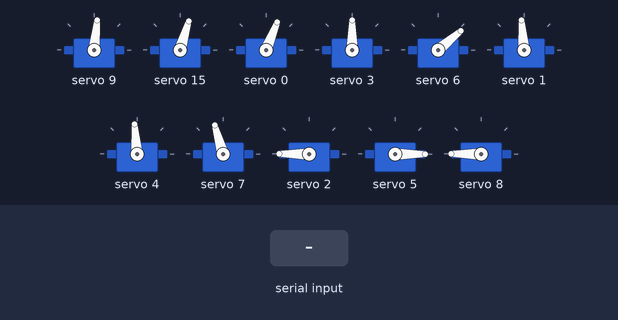
Recording of a sketch running on a simulated Arduino Uno, built with avr-gcc and run on an emulated ATmega328P. Shown: 11 × servo. The test bench sets the inputs (shaded band). What the sketch prints to the serial monitor is not drawn.

Above: at 1.9 s.
2.0 s: "0\n" received over Serial
At 2.9 s:
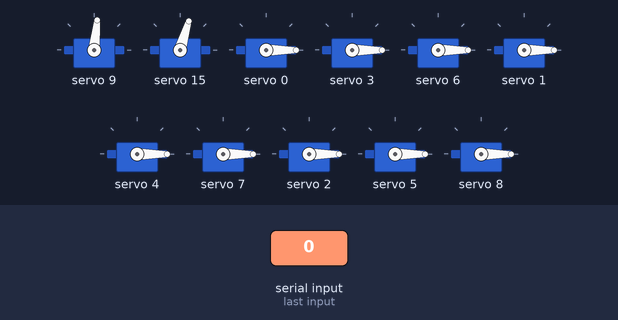
4.6 s: "2\n" received over Serial
At 6.8 s:
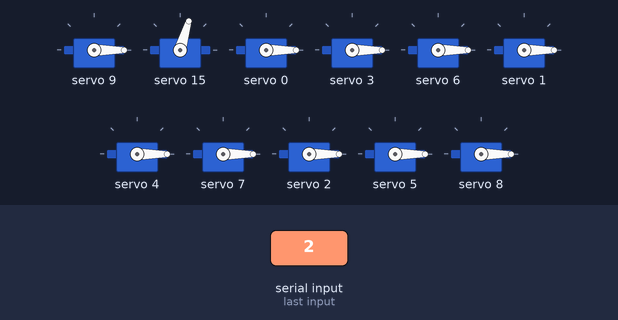
7.1 s: "4\n" received over Serial
At 8.1 s:
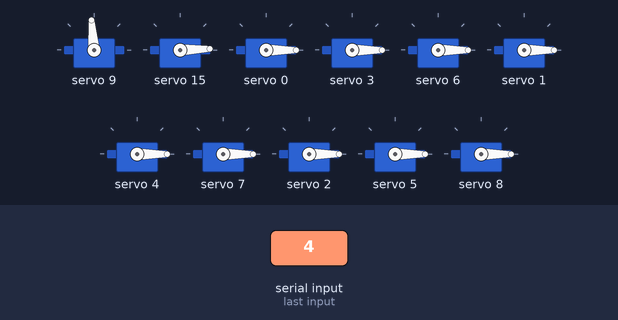
8.9 s: "1\n" received over Serial
At 9.4 s:
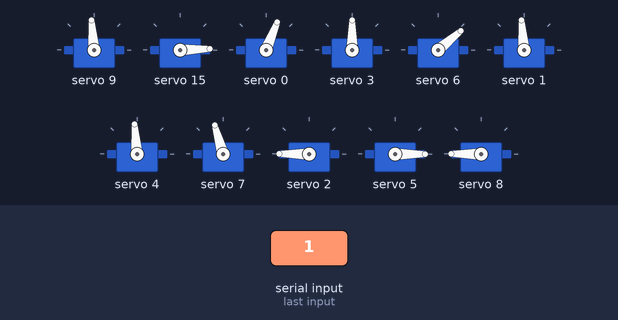
10.4 s: "3\n" received over Serial
At 12.7 s:
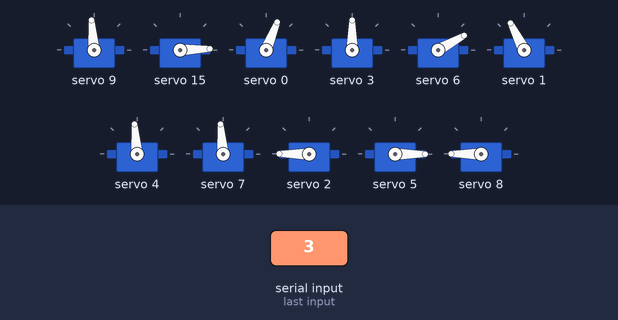
13.0 s: "5\n" received over Serial
At 16.8 s:
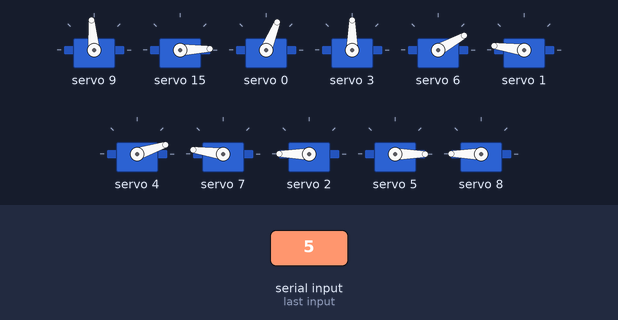
Timing chart, 0 to 18.7 s (numbered marks = the images above; inputs shaded):
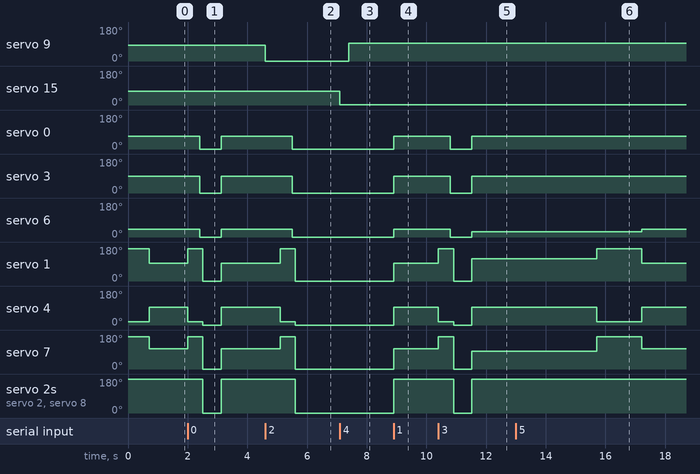

Measured:
- after the input at 2.0 s, servo 0: 68° → 0° after 0.41 s, → 68° 0.71 s later; servo 3: 90° → 0° after 0.41 s, → 90° 0.71 s later; servo 6: 40° → 0° after 0.41 s, → 40° 0.71 s later; servo 1: 95° → 172° at once, → 0° 0.51 s later, → 95° 0.61 s later; servo 4: 95° → 18° at once, → 0° 0.51 s later, → 95° 0.61 s later
- after the input at 4.6 s, servo 9: 84° → 0° at once; servo 0: 68° → 0° after 0.91 s; servo 3: 90° → 0° after 0.91 s; servo 6: 40° → 0° after 0.91 s; servo 1: 95° → 172° after 0.50 s, → 0° 0.51 s later
- after the input at 7.1 s, servo 9: 0° → 95° after 0.30 s; servo 15: 73° → 2° at once
- after the input at 8.9 s, servo 0: 0° → 68° at once; servo 3: 0° → 90° at once; servo 6: 0° → 40° at once; servo 1, servo 4: 0° → 95° at once; servo 7: 0° → 106° at once
- after the input at 10.4 s, servo 0: 68° → 0° after 0.41 s, → 68° 0.71 s later; servo 3: 90° → 0° after 0.41 s, → 90° 0.71 s later; servo 6: 40° → 0° after 0.41 s, → 29° 0.71 s later; servo 1: 95° → 172° at once, → 0° 0.51 s later, → 117° 0.61 s later; servo 4: 95° → 18° at once, → 0° 0.51 s later, → 95° 0.61 s later
- after the input at 13.0 s, servo 6: 29° → 40° after 4.2 s; servo 1: 117° → 172° after 2.7 s, → 95° 1.5 s later; servo 4: 95° → 18° after 2.7 s, → 95° 1.5 s later; servo 7: 95° → 172° after 2.7 s, → 106° 1.5 s later

The sketch:

NANO_PCA.ino
```cpp
#include <Wire.h>
#include <Adafruit_PWMServoDriver.h>
Adafruit_PWMServoDriver board1 = Adafruit_PWMServoDriver(0x40);

#define SERVOMIN 125  // this is the 'minimum' pulse length count (out of 4096)
#define SERVOMAX 625  // this is the 'maximum' pulse length count (out of 4096)

int sudut[20];
unsigned long myTime;
unsigned long currentTime;
bool flag = true;
bool check_capit = false;

void tahan_waktu(int waktu) {
  myTime = millis();
  while (flag == true) {
    currentTime = millis();
    if (currentTime - myTime < waktu) {
      flag = true;
    } else if (currentTime - myTime >= waktu) {
      flag = false;
    }
  }
  flag = true;
}

void capit() {
  if(check_capit == false){
    board1.setPWM(15, 0, angleToPulse(5));
  }else{
    board1.setPWM(9,0,angleToPulse(0));
    tahan_waktu(300);
    board1.setPWM(15, 0, angleToPulse(70));
    tahan_waktu(300);
  }
  tahan_waktu(300);
  board1.setPWM(9, 0, angleToPulse(90));
  check_capit = !check_capit;
}

void berdiri() {
  board1.setPWM(0, 0, angleToPulse(65));//110
  board1.setPWM(1, 0, angleToPulse(90));
  board1.setPWM(2, 0, angleToPulse(180));
  board1.setPWM(3, 0, angleToPulse(85));//40
  board1.setPWM(4, 0, angleToPulse(90));
  board1.setPWM(5, 0, angleToPulse(0));
  board1.setPWM(6, 0, angleToPulse(40));
  board1.setPWM(7, 0, angleToPulse(100));
  board1.setPWM(8, 0, angleToPulse(180));
}

void tangga() {
  board1.setPWM(0, 0, angleToPulse(65));
  board1.setPWM(1, 0, angleToPulse(110));
  board1.setPWM(2, 0, angleToPulse(180));
  board1.setPWM(3, 0, angleToPulse(85));
  board1.setPWM(4, 0, angleToPulse(90));
  board1.setPWM(5, 0, angleToPulse(0));
  //board1.setPWM(6, 0, angleToPulse(40));
  //board1.setPWM(7, 0, angleToPulse(100));
  board1.setPWM(6, 0, angleToPulse(30));
  board1.setPWM(7, 0, angleToPulse(90));
  board1.setPWM(8, 0, angleToPulse(180));
}

void stand_awal() {
  //lengan & capit
  board1.setPWM(9, 0, angleToPulse(80));
  board1.setPWM(15, 0, angleToPulse(70));

  //Coxa
  board1.setPWM(0, 0, angleToPulse(65));
  board1.setPWM(3, 0, angleToPulse(85));
  board1.setPWM(6, 0, angleToPulse(40));

  //femur naik dlu
  board1.setPWM(1, 0, angleToPulse(160));
  board1.setPWM(4, 0, angleToPulse(20));
  board1.setPWM(7, 0, angleToPulse(160));

  //tibia turun paling bawah
  board1.setPWM(2, 0, angleToPulse(180));
  board1.setPWM(5, 0, angleToPulse(0));
  board1.setPWM(8, 0, angleToPulse(180));

  tahan_waktu(700);
  //femur posisi berdiri
  board1.setPWM(1, 0, angleToPulse(90));
  board1.setPWM(4, 0, angleToPulse(90));
  board1.setPWM(7, 0, angleToPulse(100));
}


void setup() {
  Serial.begin(9600);
  board1.begin();
  board1.setPWMFreq(60);
  //stand_awal();
  stand_awal();
}


void loop() {
  if (Serial.available() > 0) {
    String data = Serial.readStringUntil('\n');
    Serial.println(data);
    sscanf(data.c_str(), "%d %d %d %d %d %d %d %d %d %d", &sudut[0], &sudut[1], &sudut[2], &sudut[3], &sudut[4], &sudut[5], &sudut[6], &sudut[7], &sudut[8], &sudut[9]);
    if (sudut[0] == 1) {
      berdiri();
      Serial.write(18);
    } else if (sudut[0] == 0) {
      Serial.write(18);
      board1.setPWM(1, 0, angleToPulse(160));
      board1.setPWM(4, 0, angleToPulse(20));
      board1.setPWM(7, 0, angleToPulse(160));

      tahan_waktu(400);

      board1.setPWM(0, 0, angleToPulse(sudut[1]));
      board1.setPWM(3, 0, angleToPulse(sudut[4]));
      board1.setPWM(6, 0, angleToPulse(sudut[7]));

      tahan_waktu(100);

      board1.setPWM(1, 0, angleToPulse(sudut[2]));
      board1.setPWM(4, 0, angleToPulse(sudut[5]));
      board1.setPWM(7, 0, angleToPulse(sudut[8]));

      board1.setPWM(2, 0, angleToPulse(sudut[3]));
      board1.setPWM(5, 0, angleToPulse(sudut[6]));
      board1.setPWM(8, 0, angleToPulse(sudut[9]));

      //board1.setPWM(9,0, angleToPulse(80));

      tahan_waktu(600);
      berdiri();
    }else if (sudut[0] == 2) {
      board1.setPWM(9, 0, angleToPulse(0));
      tahan_waktu(500);
      Serial.write(18);
      board1.setPWM(1, 0, angleToPulse(160));
      board1.setPWM(4, 0, angleToPulse(20));
      board1.setPWM(7, 0, angleToPulse(160));

      tahan_waktu(400);

      board1.setPWM(0, 0, angleToPulse(sudut[1]));
      board1.setPWM(3, 0, angleToPulse(sudut[4]));
      board1.setPWM(6, 0, angleToPulse(sudut[7]));

      tahan_waktu(100);

      board1.setPWM(1, 0, angleToPulse(sudut[2]));
      board1.setPWM(4, 0, angleToPulse(sudut[5]));
      board1.setPWM(7, 0, angleToPulse(sudut[8]));

      board1.setPWM(2, 0, angleToPulse(sudut[3]));
      board1.setPWM(5, 0, angleToPulse(sudut[6]));
      board1.setPWM(8, 0, angleToPulse(sudut[9]));

    }else if (sudut[0] == 4){
      capit();
      Serial.write(18);
    }else if (sudut[0] == 3){
      Serial.write(18);
      board1.setPWM(1, 0, angleToPulse(160));
      board1.setPWM(4, 0, angleToPulse(20));
      board1.setPWM(7, 0, angleToPulse(160));

      tahan_waktu(400);

      board1.setPWM(0, 0, angleToPulse(sudut[1]));
      board1.setPWM(3, 0, angleToPulse(sudut[4]));
      board1.setPWM(6, 0, angleToPulse(sudut[7]));

      tahan_waktu(100);

      board1.setPWM(1, 0, angleToPulse(sudut[2]));
      board1.setPWM(4, 0, angleToPulse(sudut[5]));
      board1.setPWM(7, 0, angleToPulse(sudut[8]));

      board1.setPWM(2, 0, angleToPulse(sudut[3]));
      board1.setPWM(5, 0, angleToPulse(sudut[6]));
      board1.setPWM(8, 0, angleToPulse(sudut[9]));

      tahan_waktu(600);
      tangga();
    }else if (sudut[0]==5){
      Serial.write(18);
      tahan_waktu(2700);
      //nunggu 3 kaki lainnya ngelebar dulu baru ngangkat
      board1.setPWM(1, 0, angleToPulse(160));
      board1.setPWM(4, 0, angleToPulse(20));
      board1.setPWM(7, 0, angleToPulse(160));
      tahan_waktu(1500);
      //turun lagi
      berdiri();

    }else if (sudut[0] == 6){
      Serial.write(18);
      tahan_waktu(1000);
      //paha ngangkat dikit
       board1.setPWM(1, 0, angleToPulse(125)); // nambah 15
       board1.setPWM(4, 0, angleToPulse(80)); // ngurang 15
       tahan_waktu(500);
       //paha turun, betis ngelebar
       board1.setPWM(1, 0, angleToPulse(sudut[2])); // ngurang 15
       board1.setPWM(4, 0, angleToPulse(sudut[5])); // nambah 15
       board1.setPWM(2, 0, angleToPulse(sudut[3])); // ngurang 20
       board1.setPWM(5, 0, angleToPulse(sudut[6])); // nambah 20
       tahan_waktu(1500);
       //balik ke posisi awal
       board1.setPWM(1, 0, angleToPulse(90));
       board1.setPWM(4, 0, angleToPulse(90));
       board1.setPWM(2, 0, angleToPulse(180));
       board1.setPWM(5, 0, angleToPulse(0));
       // kaki sebelah ngelebar
       board1.setPWM(7, 0, angleToPulse(sudut[8])); //ngurang 15
       board1.setPWM(8, 0, angleToPulse(sudut[9])); // ngurang 20
       tahan_waktu(1500);
       //balik posisi awal
       board1.setPWM(7, 0, angleToPulse(100));
       board1.setPWM(8, 0, angleToPulse(180));
       berdiri();
    }
  }
}

int angleToPulse(int ang)  //gets angle in degree and returns the pulse width
{
  int pulse = map(ang, 0, 180, SERVOMIN, SERVOMAX);  // map angle of 0 to 180 to Servo min and Servo max
  return pulse;
}
```
